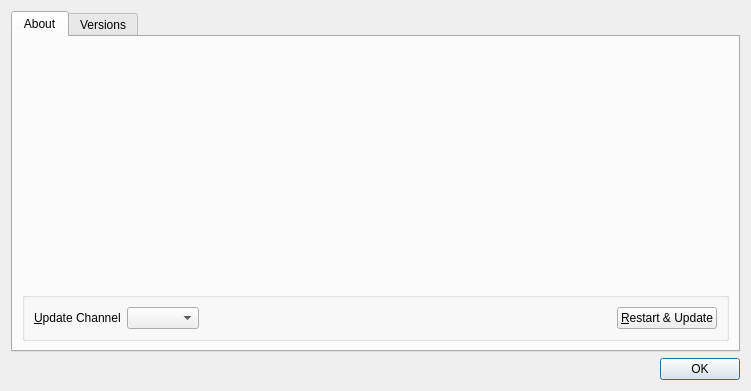
<?xml version="1.0" encoding="UTF-8"?>
<ui version="4.0">
 <class>OCC::AboutDialog</class>
 <widget class="QDialog" name="OCC::AboutDialog">
  <property name="geometry">
   <rect>
    <x>0</x>
    <y>0</y>
    <width>751</width>
    <height>391</height>
   </rect>
  </property>
  <property name="windowTitle">
   <string notr="true">About</string>
  </property>
  <layout class="QVBoxLayout" name="verticalLayout">
   <item>
    <widget class="QTabWidget" name="tabWidget">
     <property name="currentIndex">
      <number>0</number>
     </property>
     <widget class="QWidget" name="tab">
      <attribute name="title">
       <string>About</string>
      </attribute>
      <layout class="QVBoxLayout" name="verticalLayout_4">
       <item>
        <layout class="QHBoxLayout" name="horizontalLayout">
         <item>
          <layout class="QVBoxLayout" name="verticalLayout_2">
           <item>
            <spacer name="verticalSpacer_2">
             <property name="orientation">
              <enum>Qt::Vertical</enum>
             </property>
             <property name="sizeHint" stdset="0">
              <size>
               <width>20</width>
               <height>40</height>
              </size>
             </property>
            </spacer>
           </item>
           <item>
            <widget class="QLabel" name="icon">
             <property name="sizePolicy">
              <sizepolicy hsizetype="Minimum" vsizetype="Minimum">
               <horstretch>0</horstretch>
               <verstretch>0</verstretch>
              </sizepolicy>
             </property>
             <property name="maximumSize">
              <size>
               <width>256</width>
               <height>256</height>
              </size>
             </property>
             <property name="text">
              <string notr="true"/>
             </property>
             <property name="pixmap">
              <pixmap>:/client/tineDrive/theme/universal/tineDrive-icon.svg</pixmap>
             </property>
            </widget>
           </item>
           <item>
            <spacer name="verticalSpacer">
             <property name="orientation">
              <enum>Qt::Vertical</enum>
             </property>
             <property name="sizeHint" stdset="0">
              <size>
               <width>20</width>
               <height>40</height>
              </size>
             </property>
            </spacer>
           </item>
          </layout>
         </item>
         <item>
          <widget class="QLabel" name="aboutText">
           <property name="sizePolicy">
            <sizepolicy hsizetype="Expanding" vsizetype="Expanding">
             <horstretch>0</horstretch>
             <verstretch>0</verstretch>
            </sizepolicy>
           </property>
          </widget>
         </item>
        </layout>
       </item>
       <item>
        <widget class="QGroupBox" name="updaterWidget">
         <property name="title">
          <string/>
         </property>
         <layout class="QHBoxLayout" name="horizontalLayout_2">
          <item>
           <widget class="QLabel" name="updateChannelLabel">
            <property name="sizePolicy">
             <sizepolicy hsizetype="Maximum" vsizetype="Preferred">
              <horstretch>0</horstretch>
              <verstretch>0</verstretch>
             </sizepolicy>
            </property>
            <property name="text">
             <string>&amp;Update Channel</string>
            </property>
            <property name="buddy">
             <cstring>updateChannel</cstring>
            </property>
           </widget>
          </item>
          <item>
           <widget class="QComboBox" name="updateChannel">
            <property name="sizePolicy">
             <sizepolicy hsizetype="Maximum" vsizetype="Fixed">
              <horstretch>0</horstretch>
              <verstretch>0</verstretch>
             </sizepolicy>
            </property>
           </widget>
          </item>
          <item>
           <widget class="QLabel" name="updateStateLabel"/>
          </item>
          <item>
           <widget class="QPushButton" name="restartButton">
            <property name="sizePolicy">
             <sizepolicy hsizetype="Maximum" vsizetype="Fixed">
              <horstretch>0</horstretch>
              <verstretch>0</verstretch>
             </sizepolicy>
            </property>
            <property name="text">
             <string>&amp;Restart &amp;&amp; Update</string>
            </property>
           </widget>
          </item>
         </layout>
        </widget>
       </item>
      </layout>
     </widget>
     <widget class="QWidget" name="tab_2">
      <attribute name="title">
       <string>Versions</string>
      </attribute>
      <layout class="QVBoxLayout" name="verticalLayout_3">
       <item>
        <widget class="QTextBrowser" name="versionInfo">
         <property name="openExternalLinks">
          <bool>false</bool>
         </property>
         <property name="openLinks">
          <bool>false</bool>
         </property>
        </widget>
       </item>
      </layout>
     </widget>
    </widget>
   </item>
   <item>
    <widget class="QDialogButtonBox" name="buttonBox">
     <property name="orientation">
      <enum>Qt::Horizontal</enum>
     </property>
     <property name="standardButtons">
      <set>QDialogButtonBox::Ok</set>
     </property>
    </widget>
   </item>
  </layout>
 </widget>
 <tabstops>
  <tabstop>tabWidget</tabstop>
  <tabstop>versionInfo</tabstop>
  <tabstop>updateChannel</tabstop>
  <tabstop>restartButton</tabstop>
 </tabstops>
 <resources/>
 <connections>
  <connection>
   <sender>buttonBox</sender>
   <signal>accepted()</signal>
   <receiver>OCC::AboutDialog</receiver>
   <slot>accept()</slot>
   <hints>
    <hint type="sourcelabel">
     <x>248</x>
     <y>254</y>
    </hint>
    <hint type="destinationlabel">
     <x>157</x>
     <y>274</y>
    </hint>
   </hints>
  </connection>
  <connection>
   <sender>buttonBox</sender>
   <signal>rejected()</signal>
   <receiver>OCC::AboutDialog</receiver>
   <slot>reject()</slot>
   <hints>
    <hint type="sourcelabel">
     <x>316</x>
     <y>260</y>
    </hint>
    <hint type="destinationlabel">
     <x>286</x>
     <y>274</y>
    </hint>
   </hints>
  </connection>
 </connections>
</ui>
